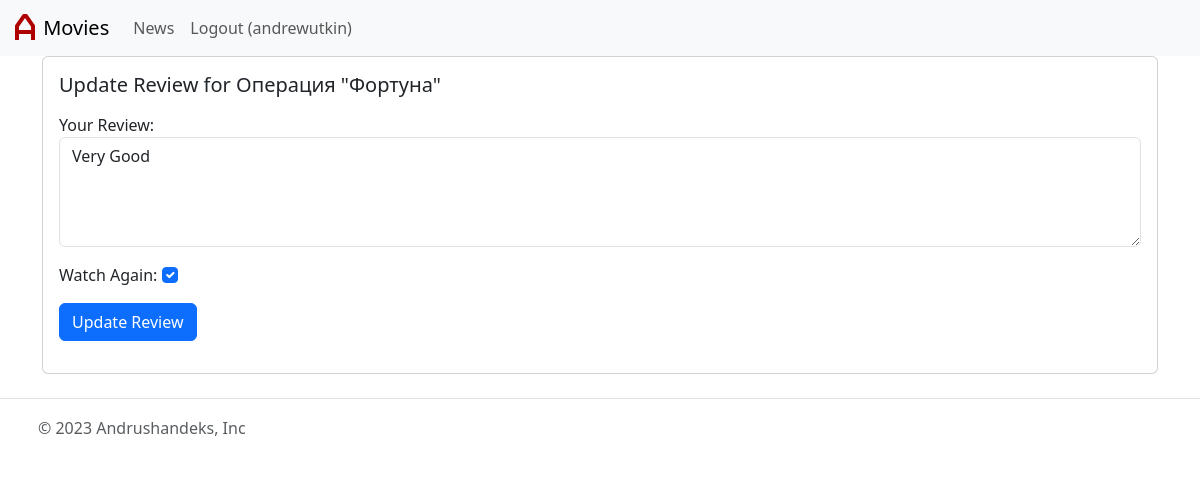
The page /movie/review/1 (signed in) on the database its author committed.
### movie/models.py (models this page shows, shortened)
class Review(models.Model):
    text = models.CharField(max_length=100)
    date = models.DateTimeField(auto_now_add=True)
    user = models.ForeignKey(User,on_delete=models.CASCADE)
    movie = models.ForeignKey(Movie,on_delete=models.CASCADE)
    watchAgain = models.BooleanField()

class Movie(models.Model):
    title = models.CharField(max_length=100)
    description = models.CharField(max_length=250)
    image = models.ImageField(upload_to='movie/images/')
    url = models.URLField(blank=True)

### movie/views.py (the view, shortened to what this page needs)
# urls.py: path('review/<int:review_id>', views.updatereview, name='updatereview'),
@login_required
def updatereview(request:HttpRequest, review_id):
    review = get_object_or_404( Review,pk=review_id,user=request.user)
    if request.method == 'GET':
        form = ReviewForm(instance=review)
        return render(request, 'updatereview.html',
        {'review': review,'form':form})

### movie/forms.py
class ReviewForm(ModelForm):
    def __init__(self,*args,**kwargs):
        super(ModelForm, self).__init__(*args, **kwargs)
        self.fields['text'].widget.attrs.update({'class': 'form-control'})
        self.fields['watchAgain'].widget.attrs.update({'class': 'form-check-input'})
    class Meta:
        model = Review
        fields = ['text','watchAgain']
        labels = {
        'watchAgain': ('Watch Again'),
        'text' : ('Your Review')
        }
        widgets = {
        'text': Textarea(attrs={'rows': 4}),
        }

### movie/templates/updatereview.html (shortened to what this page needs)
{% extends 'base.html' %}
{% block content %}
    <div class="card mb-3">
        <div class="row g-0">
            <div>
                <div class="card-body">
                    <h5 class="card-title">
                        Update Review for {{ review.movie.title }}
                    </h5>
                    <p class="card-text">
                        <form method="POST">
                            {{ form.as_p }}
                            <button type="submit"
                                class="btn btn-primary">
                                Update Review
                            </button>
                        </form>
                    </p>
                </div>
            </div>
        </div>
    </div>
{% endblock content %}

### moviereviews/templates/base.html (shortened to what this page needs)
<!DOCTYPE html>
<html>
    <head>
        <link href="https://cdn.jsdelivr.net/npm/bootstrap@5.3.0-alpha3/dist/css/bootstrap.min.css" rel="stylesheet">
    </head>
    <body>
        <nav class="navbar navbar-expand-lg bg-body-tertiary">
            <div class="container-fluid">
                <a class="navbar-brand" href="{% url 'home' %}">
                    {% load static %}
                    <img src="{% static 'images/icon.png' %}"
                    alt="" width="26" height="26"
                    class="d-inline-block align-text-top" />
                    Movies
                </a>
              <div class="collapse navbar-collapse" id="navbarNav">
                <ul class="navbar-nav">
                  <li class="nav-item">
                    <a class="nav-link" href="{% url 'news' %}">News</a>
                  </li>
                  {% if user.is_authenticated %}
                    <li class="nav-item">
                        <a class="nav-link" href="{% url 'logoutaccount' %}">
                            Logout ({{ user.username }})
                        </a>
                    </li>
                  {% endif %}
                </ul>
              </div>
            </div>
          </nav>
        <div class="container">
            {% block content %}
            {% endblock content %}
        </div>
        <footer class="d-flex flex-wrap justify-content-between align-items-center py-3 my-4 border-top">
            <div class="col-md-4 d-flex align-items-center">
              <a href="/" class="mb-3 me-2 mb-md-0 text-muted text-decoration-none lh-1">
                <svg class="bi" width="30" height="24"><use xlink:href="#bootstrap"></use></svg>
              </a>
              <span class="text-muted">© 2023 Andrushandeks, Inc</span>
            </div>
            <ul class="nav col-md-4 justify-content-end list-unstyled d-flex">
              <li class="ms-3"><a class="text-muted" href="#"><svg class="bi" width="24" height="24"><use xlink:href="#twitter"></use></svg></a></li>
              <li class="ms-3"><a class="text-muted" href="#"><svg class="bi" width="24" height="24"><use xlink:href="#instagram"></use></svg></a></li>
              <li class="ms-3"><a class="text-muted" href="#"><svg class="bi" width="24" height="24"><use xlink:href="#facebook"></use></svg></a></li>
            </ul>
          </footer>
    </body>
</html>

### rows shown on the page
Review: movie "Операция \"Фортуна\"", text "Very Good", watchAgain "☑"

### other values the page prints
{{ user.username }} "andrewutkin"
